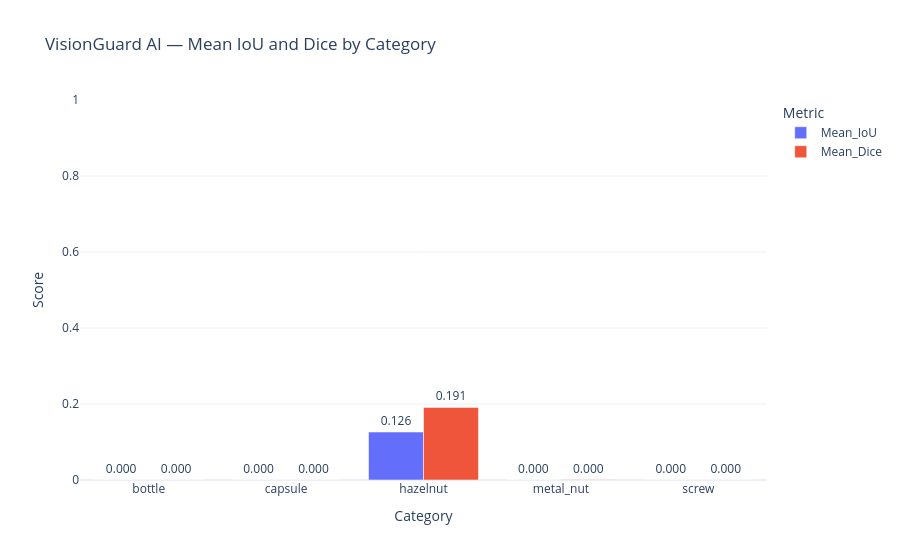

Notebook source saved alongside this figure:
### Markdown cell above
## IoU comparison

### Code cell
plot_df = pixel_category_summary_df.melt(
    id_vars="Category",
    value_vars=["Mean_IoU", "Mean_Dice"],
    var_name="Metric",
    value_name="Score",
)

fig = px.bar(
    plot_df,
    x="Category",
    y="Score",
    color="Metric",
    barmode="group",
    text="Score",
    title="VisionGuard AI — Mean IoU and Dice by Category",
    template="plotly_white",
)

fig.update_traces(
    texttemplate="%{y:.3f}",
    textposition="outside",
)

fig.update_layout(
    xaxis_title="Category",
    yaxis_title="Score",
    yaxis_range=[0, 1],
)

save_plotly_figure(
    fig,
    "VisionGuard AI — Mean IoU and Dice by Category",
)

fig.show()

### Figure 1 — Plotly figure (JSON) as saved in the notebook; plotly's stock layout.template omitted (floating-point values rounded to 4 significant figures)
{"data": [{"alignmentgroup": "True", "hovertemplate": "Metric=Mean_IoU<br>Category=%{x}<br>Score=%{text}<extra></extra>", "legendgroup": "Mean_IoU", "marker": {"color": "#636efa", "pattern": {"shape": ""}}, "name": "Mean_IoU", "offsetgroup": "Mean_IoU", "orientation": "v", "showlegend": true, "text": [0.0, 5.378e-05, 0.1262, 0.0002379, 0.0], "textposition": "outside", "texttemplate": "%{y:.3f}", "type": "bar", "x": ["bottle", "capsule", "hazelnut", "metal_nut", "screw"], "xaxis": "x", "y": [0.0, 5.378e-05, 0.1262, 0.0002379, 0.0], "yaxis": "y"}, {"alignmentgroup": "True", "hovertemplate": "Metric=Mean_Dice<br>Category=%{x}<br>Score=%{text}<extra></extra>", "legendgroup": "Mean_Dice", "marker": {"color": "#EF553B", "pattern": {"shape": ""}}, "name": "Mean_Dice", "offsetgroup": "Mean_Dice", "orientation": "v", "showlegend": true, "text": [0.0, 0.0001069, 0.191, 0.000473, 0.0], "textposition": "outside", "texttemplate": "%{y:.3f}", "type": "bar", "x": ["bottle", "capsule", "hazelnut", "metal_nut", "screw"], "xaxis": "x", "y": [0.0, 0.0001069, 0.191, 0.000473, 0.0], "yaxis": "y"}], "layout": {"barmode": "group", "legend": {"title": {"text": "Metric"}, "tracegroupgap": 0}, "title": {"text": "VisionGuard AI — Mean IoU and Dice by Category"}, "xaxis": {"anchor": "y", "domain": [0, 1], "title": {"text": "Category"}}, "yaxis": {"anchor": "x", "domain": [0, 1], "range": [0, 1], "title": {"text": "Score"}}}}
